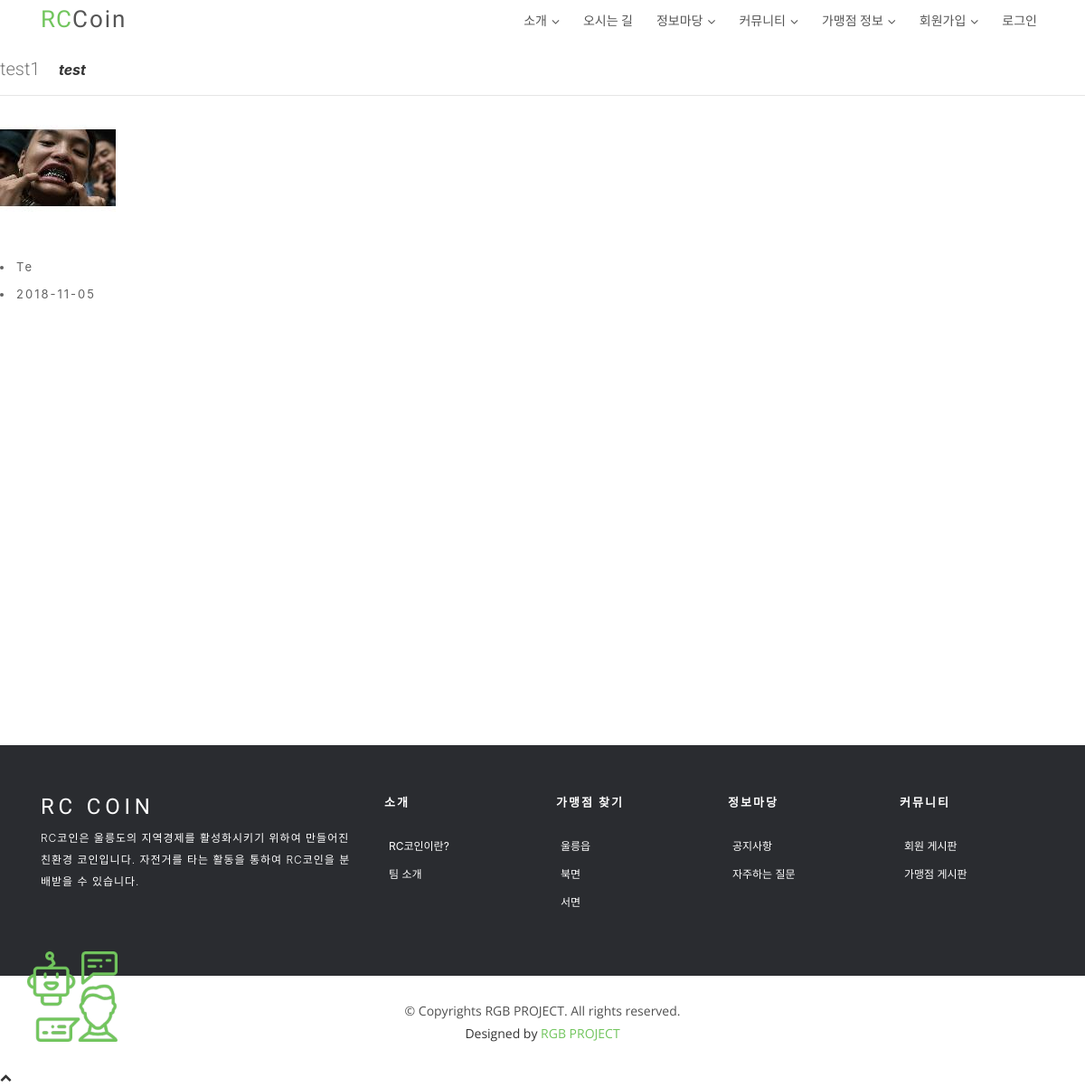
The app's page /photo/album/1/, older data.
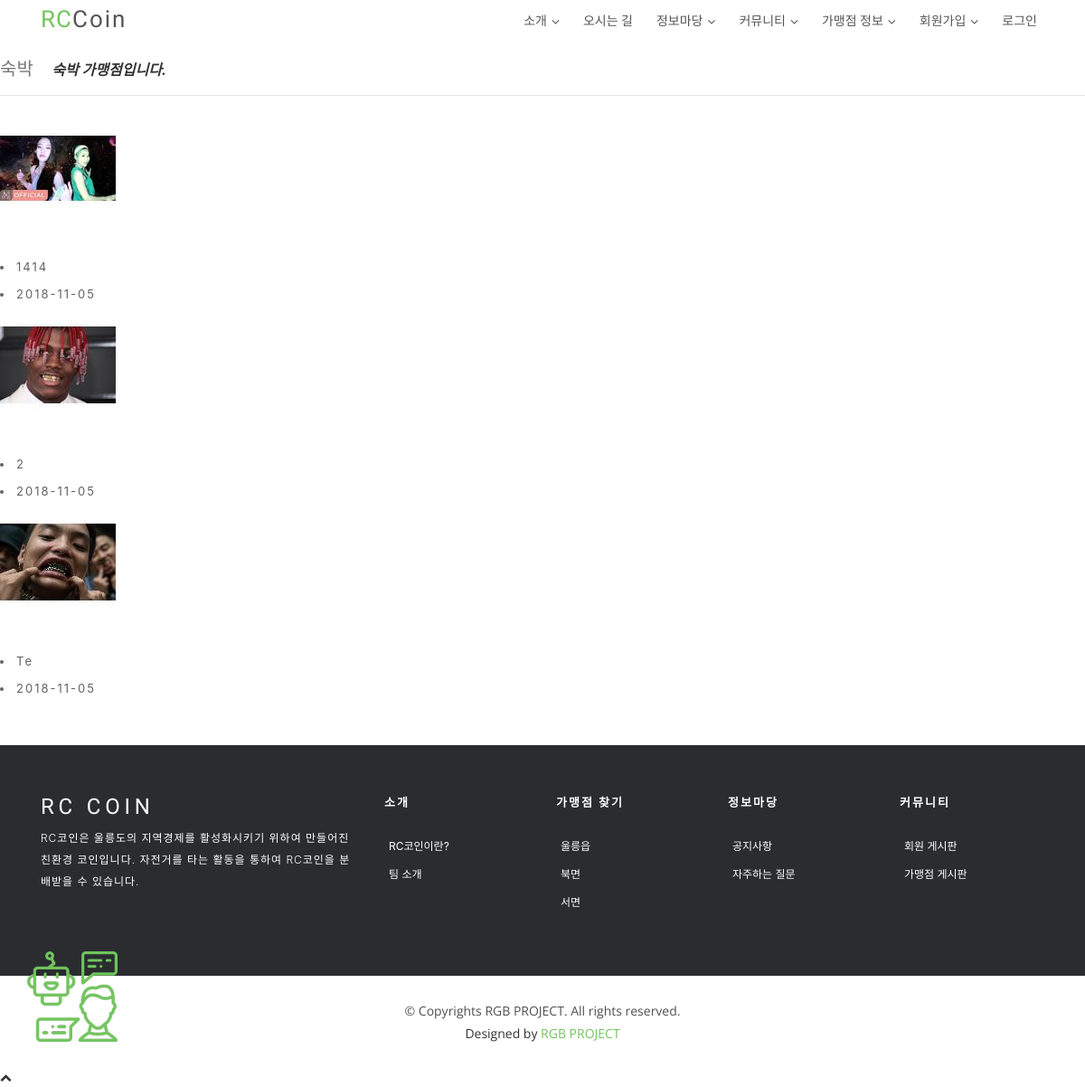
The same page, newer data.
### photo/models.py (models this page shows, shortened)
@python_2_unicode_compatible
class Album(models.Model):
    name = models.CharField(max_length=50)
    description = models.CharField('One Line Description', max_length=100, blank=True)
    class Meta:
        ordering = ['name']

@python_2_unicode_compatible
class Photo(models.Model):
    album = models.ForeignKey('Album', on_delete=models.CASCADE)
    title = models.CharField(max_length=50)
    image = ThumbnailImageField(upload_to='photo/%Y/%m')
    description = models.TextField('Photo Description', blank=True)
    upload_date = models.DateTimeField('Upload Date', auto_now_add=True)
    class Meta:
        ordering = ['title']
    def get_absolute_url(self):
        return reverse('photo:photo_detail', args=(self.id,))

### photo/views.py (the view)
# urls.py: url(r'^album/(?P<pk>\d+)/$', AlbumDV.as_view(), name='album_detail'),
class AlbumDV(DetailView):
    model = Album

### photo/fields.py (called while the page is built)
def _add_thumb(s):
    parts = s.split(".")
    parts.insert(-1, "thumb")
    if parts[-1].lower() not in ['jpeg','jpg']:
        parts[-1]='jpg'
    return ".".join(parts)

    def _get_thumb_url(self):
        return _add_thumb(self.url)

### photo/templates/photo/album_detail.html (shortened to what this page needs)
{% extends '../base.html' %}
{% load staticfiles %}
{% block content %}
{% block extrastyle %}{% static "photo/photo.css" %}{% endblock %}
<section id="hero">
<div id="content">
    <h2 style="display:inline">{{ object.name }}</h2>
    &emsp;<b><i>{{ object.description }}</i></b>
    <hr/>
    <div class="album-detail">
        {% for photo in object.photo_set.all %}
        <div class="album-detail-photo">
            <a href="{{ photo.get_absolute_url }}">
            <img class="thumbnail" src="{{ photo.image.thumb_url }}" />
            </a>
            <li>{{ photo.title }}</li>
            <li>{{ photo.upload_date|date:"Y-m-d" }}</li>
        </div>
        {% endfor %}
    </div>
</div>
</section>
{% endblock content %}

Row changes from the older to the newer data that the page shows:
changed Album: name "test1" → "숙박"; description "test" → "숙박 가맹점입니다."
added Photo: shows a picture, title "1414", upload_date "2018-11-05"
added Photo: shows a picture, title "2", upload_date "2018-11-05"
